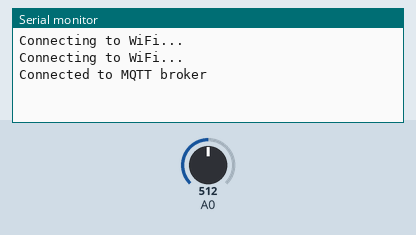
Bench run of a sketch on a simulated ESP8266 (NodeMCU). Shown: the last lines printed to the serial monitor. The test bench sets the inputs (shaded band); at power-on: A0 = 512. WiFi joins after 1.5 s; servers stay silent unless stated; no MQTT or app messages arrive unless stated.

Above: at 3.2 s.
3.3 s: A0 set to 716
At 4.7 s:
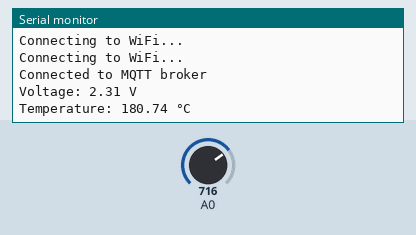
6.3 s: A0 set to 900
At 9.1 s:
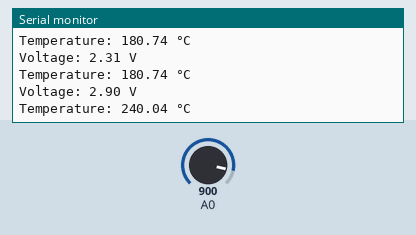

Measured:
- after the input at 3.3 s, the serial monitor: prints a new line after 0.75 s (image 1)
- after the input at 6.3 s, the serial monitor: prints a new line after 1.8 s (image 2)

The sketch:

TemperatureMonitor.ino
```cpp
#include <ESP8266WiFi.h>
#include <PubSubClient.h>

// Replace with your WiFi credentials
const char* ssid = "111";
const char* password = "111";

// MQTT broker settings
const char* mqttServer = "test.mosquitto.org";

// Temperature sensor settings
const int sensorPin = D4; // Define the pin where the KY-013 analog output is connected

WiFiClient espClient;
PubSubClient client(espClient);

void setup() {
  Serial.begin(115200);

  WiFi.begin(ssid, password);
  while (WiFi.status() != WL_CONNECTED) {
    delay(1000);
    Serial.println("Connecting to WiFi...");
  }

  client.setServer(mqttServer, 1883);
  client.setCallback(callback);

  while (!client.connected()) {
    if (client.connect("ESP8266Client" )) {
      Serial.println("Connected to MQTT broker");
    } else {
      Serial.print("Failed, rc=");
      Serial.print(client.state());
      Serial.println(" Retrying in 5 seconds...");
      delay(5000);
    }
  }
}

void loop() {
  delay(2000);  // Adjust the delay as needed
  float voltage = analogRead(sensorPin) * (3.3 / 1024.0); // Convert analog reading to voltage
  float temperature = (voltage - 0.5) * 100.0; // Assuming a linear relationship between voltage and temperature

  Serial.print("Voltage: ");
  Serial.print(voltage);
  Serial.println(" V");

  Serial.print("Temperature: ");
  Serial.print(temperature);
  Serial.println(" °C");

  // Publish temperature to MQTT topic
  char tempStr[6];
  dtostrf(temperature, 4, 1, tempStr);
  client.publish("your/mqtt/topic", tempStr);

  client.loop();
}

void callback(char* topic, byte* payload, unsigned int length) {
  // Handle MQTT messages if needed
}
```
